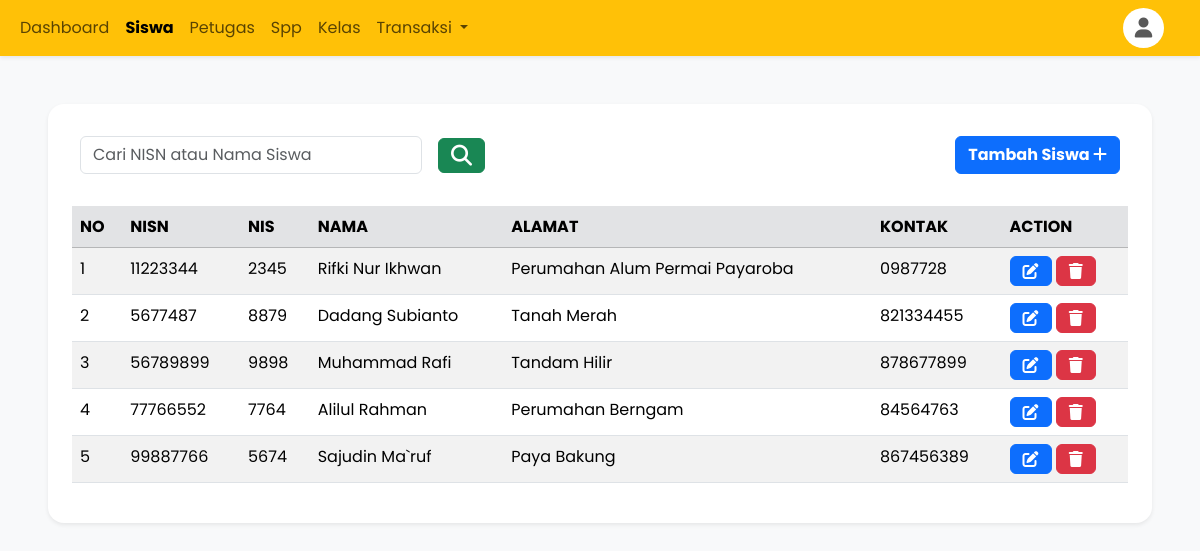
The page /siswa_halaman.php (signed in) on the database its author committed.
### tables this page shows
CREATE TABLE `siswa` (
  `nisn` varchar(11) NOT NULL,
  `nis` varchar(11) NOT NULL,
  `nama` varchar(35) NOT NULL,
  `id_kelas` int NOT NULL,
  `alamat` text NOT NULL,
  `no_telp` varchar(13) NOT NULL,
  `id_spp` int NOT NULL
);

### siswa_halaman.php (the view, shortened to what this page needs)
<?php
    $koneksi = require('koneksi.php');
    $sql = "SELECT * FROM siswa";
    $stmt = $koneksi->query($sql);
    $siswa = $stmt->fetchAll(PDO::FETCH_ASSOC);
    $stmt = $koneksi->query($sql);
    $siswa = $stmt->fetchAll(PDO::FETCH_ASSOC)
?>
<body>
    <div class="h-100 bg-light p-5">
        <div class="bg-white rounded-4 table-responsive-sm p-4 shadow-sm">
            <div class="d-flex justify-content-between p-2">
                <form class="row row-cols-lg-auto g-3 align-items-center" method="GET" action="">
                    <div class="col-12">
                        <div class="input-group">
                            <input type="text" class="form-control" name="search" value="<?php echo isset($_GET['search']) ? $_GET['search'] : ''; ?>" placeholder="Cari NISN atau Nama Siswa">
                        </div>
                    </div>
                    <div class="col-12">
                        <button type="submit" class="btn btn-success"><i class="fa-solid fa-magnifying-glass" style="font-size: 21px;"></i></button>
                    </div>
                </form>
                <div class="">
                    <a href="siswa_tambah.php" class="btn btn-primary fw-bold">Tambah Siswa <i class="fa-solid fa-plus fw-bold"></i></a>
                </div>
            </div>
            <table class="table table-striped mt-2">
                <thead>
                    <tr class="table-secondary">
                        <th scope="col">NO</th>
                        <th scope="col">NISN</th>
                        <th scope="col">NIS</th>
                        <th scope="col">NAMA</th>
                        <th scope="col">ALAMAT</th>
                        <th scope="col">KONTAK</th>
                        <th scope="col">ACTION</th>
                    </tr>
                </thead>
                <tbody>
                    <?php $i = 1; ?>
                    <?php foreach ($siswa as $data) : ?>
                        <tr>
                            <td scope="row"><?= $i ?></td>
                            <td><?= $data["nisn"]; ?></td>
                            <td><?= $data["nis"]; ?></td>
                            <td><?= $data["nama"]; ?></td>
                            <td><?= $data["alamat"]; ?></td>
                            <td><?= $data["no_telp"]; ?></td>
                            <td>
                                <a href="siswa_edit.php?id=<?= $data["nisn"]; ?>" class="btn btn-primary"><i class="fas fa-edit"></i></a>
                                <a href="siswa_hapus.php?nisn=<?= $data["nisn"]; ?>" onclick="return confirm('Data Siswa Yang di Hapus Tidak Bisa Dikembalikan Lagi!!!');" class="btn btn-danger"><i class="fas fa-trash"></i></a>
                            </td>
                        </tr>
                        <?php $i++; ?>
                    <?php endforeach; ?>
                </tbody>
            </table>
        </div>
    </div>
</body>

### component/header.php (style rules this page uses)
* { font-family: 'poppins', sans-serif; }

### rows shown on the page
siswa: nisn "11223344", nis "2345", nama "Rifki Nur Ikhwan", alamat "Perumahan Alum Permai Payaroba", no_telp "0987728"
siswa: nisn "5677487", nis "8879", nama "Dadang Subianto", alamat "Tanah Merah", no_telp "821334455"
siswa: nisn "56789899", nis "9898", nama "Muhammad Rafi", alamat "Tandam Hilir", no_telp "878677899"
siswa: nisn "77766552", nis "7764", nama "Alilul Rahman", alamat "Perumahan Berngam", no_telp "84564763"
siswa: nisn "99887766", nis "5674", nama "Sajudin Ma`ruf", alamat "Paya Bakung", no_telp "867456389"
